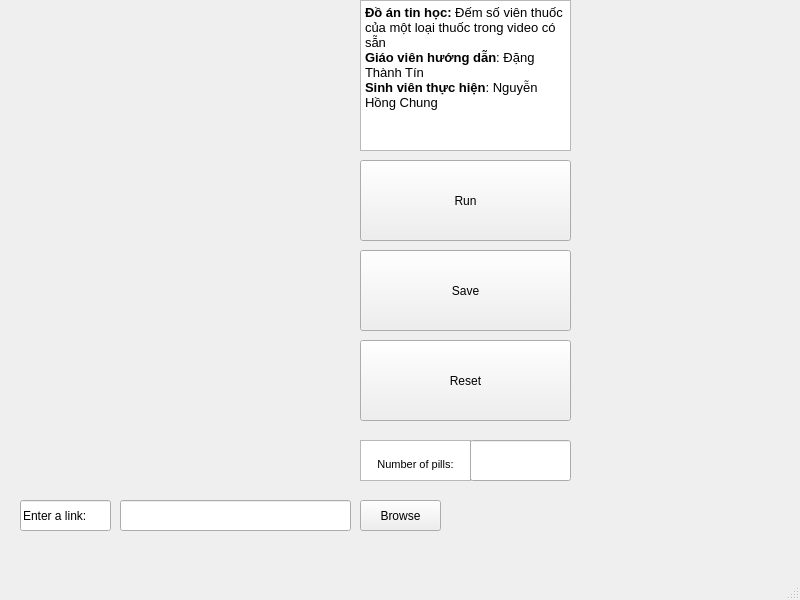
<?xml version="1.0" encoding="UTF-8"?>
<ui version="4.0">
 <class>COUNTPILL</class>
 <widget class="QMainWindow" name="COUNTPILL">
  <property name="geometry">
   <rect>
    <x>0</x>
    <y>0</y>
    <width>800</width>
    <height>600</height>
   </rect>
  </property>
  <property name="windowTitle">
   <string>MainWindow</string>
  </property>
  <widget class="QWidget" name="centralwidget">
   <widget class="QLineEdit" name="input_link">
    <property name="geometry">
     <rect>
      <x>120</x>
      <y>500</y>
      <width>231</width>
      <height>31</height>
     </rect>
    </property>
   </widget>
   <widget class="QLineEdit" name="text_enterlink">
    <property name="geometry">
     <rect>
      <x>20</x>
      <y>500</y>
      <width>91</width>
      <height>31</height>
     </rect>
    </property>
    <property name="text">
     <string>Enter a link:</string>
    </property>
   </widget>
   <widget class="QPushButton" name="open">
    <property name="geometry">
     <rect>
      <x>360</x>
      <y>500</y>
      <width>81</width>
      <height>31</height>
     </rect>
    </property>
    <property name="text">
     <string>Browse</string>
    </property>
   </widget>
   <widget class="QLabel" name="video">
    <property name="geometry">
     <rect>
      <x>20</x>
      <y>0</y>
      <width>331</width>
      <height>491</height>
     </rect>
    </property>
    <property name="text">
     <string/>
    </property>
    <property name="pixmap">
     <pixmap>C:/Users/asus/Downloads/logo.png</pixmap>
    </property>
    <property name="scaledContents">
     <bool>true</bool>
    </property>
   </widget>
   <widget class="QPushButton" name="run">
    <property name="geometry">
     <rect>
      <x>360</x>
      <y>160</y>
      <width>211</width>
      <height>81</height>
     </rect>
    </property>
    <property name="text">
     <string>Run</string>
    </property>
   </widget>
   <widget class="QPushButton" name="reset">
    <property name="geometry">
     <rect>
      <x>360</x>
      <y>340</y>
      <width>211</width>
      <height>81</height>
     </rect>
    </property>
    <property name="text">
     <string>Reset</string>
    </property>
   </widget>
   <widget class="QTextBrowser" name="textBrowser">
    <property name="geometry">
     <rect>
      <x>360</x>
      <y>0</y>
      <width>211</width>
      <height>151</height>
     </rect>
    </property>
    <property name="html">
     <string>&lt;!DOCTYPE HTML PUBLIC &quot;-//W3C//DTD HTML 4.0//EN&quot; &quot;http://www.w3.org/TR/REC-html40/strict.dtd&quot;&gt;
&lt;html&gt;&lt;head&gt;&lt;meta name=&quot;qrichtext&quot; content=&quot;1&quot; /&gt;&lt;style type=&quot;text/css&quot;&gt;
p, li { white-space: pre-wrap; }
&lt;/style&gt;&lt;/head&gt;&lt;body style=&quot; font-family:'MS Shell Dlg 2'; font-size:8.25pt; font-weight:400; font-style:normal;&quot;&gt;
&lt;p style=&quot; margin-top:0px; margin-bottom:0px; margin-left:0px; margin-right:0px; -qt-block-indent:0; text-indent:0px;&quot;&gt;&lt;span style=&quot; font-size:10pt; font-weight:600;&quot;&gt;Đồ án tin học:&lt;/span&gt;&lt;span style=&quot; font-size:10pt;&quot;&gt; Đếm số viên thuốc của một loại thuốc trong video có sẵn&lt;/span&gt;&lt;/p&gt;
&lt;p style=&quot; margin-top:0px; margin-bottom:0px; margin-left:0px; margin-right:0px; -qt-block-indent:0; text-indent:0px;&quot;&gt;&lt;span style=&quot; font-size:10pt; font-weight:600;&quot;&gt;Giáo viên hướng dẫn&lt;/span&gt;&lt;span style=&quot; font-size:10pt;&quot;&gt;: Đặng Thành Tín&lt;/span&gt;&lt;/p&gt;
&lt;p style=&quot; margin-top:0px; margin-bottom:0px; margin-left:0px; margin-right:0px; -qt-block-indent:0; text-indent:0px;&quot;&gt;&lt;span style=&quot; font-size:10pt; font-weight:600;&quot;&gt;Sinh viên thực hiện&lt;/span&gt;&lt;span style=&quot; font-size:10pt;&quot;&gt;: Nguyễn Hồng Chung&lt;/span&gt;&lt;/p&gt;&lt;/body&gt;&lt;/html&gt;</string>
    </property>
   </widget>
   <widget class="QTextBrowser" name="text_pill">
    <property name="geometry">
     <rect>
      <x>360</x>
      <y>440</y>
      <width>111</width>
      <height>41</height>
     </rect>
    </property>
    <property name="html">
     <string>&lt;!DOCTYPE HTML PUBLIC &quot;-//W3C//DTD HTML 4.0//EN&quot; &quot;http://www.w3.org/TR/REC-html40/strict.dtd&quot;&gt;
&lt;html&gt;&lt;head&gt;&lt;meta name=&quot;qrichtext&quot; content=&quot;1&quot; /&gt;&lt;style type=&quot;text/css&quot;&gt;
p, li { white-space: pre-wrap; }
&lt;/style&gt;&lt;/head&gt;&lt;body style=&quot; font-family:'MS Shell Dlg 2'; font-size:8.25pt; font-weight:400; font-style:normal;&quot;&gt;
&lt;p align=&quot;center&quot; style=&quot;-qt-paragraph-type:empty; margin-top:0px; margin-bottom:0px; margin-left:0px; margin-right:0px; -qt-block-indent:0; text-indent:0px;&quot;&gt;&lt;br /&gt;&lt;/p&gt;
&lt;p align=&quot;center&quot; style=&quot; margin-top:0px; margin-bottom:0px; margin-left:0px; margin-right:0px; -qt-block-indent:0; text-indent:0px;&quot;&gt;Number of pills:&lt;/p&gt;&lt;/body&gt;&lt;/html&gt;</string>
    </property>
   </widget>
   <widget class="QLineEdit" name="text_pillnumer">
    <property name="geometry">
     <rect>
      <x>470</x>
      <y>440</y>
      <width>101</width>
      <height>41</height>
     </rect>
    </property>
   </widget>
   <widget class="QPushButton" name="run_2">
    <property name="geometry">
     <rect>
      <x>360</x>
      <y>250</y>
      <width>211</width>
      <height>81</height>
     </rect>
    </property>
    <property name="text">
     <string>Save</string>
    </property>
   </widget>
  </widget>
  <widget class="QMenuBar" name="menubar">
   <property name="geometry">
    <rect>
     <x>0</x>
     <y>0</y>
     <width>800</width>
     <height>21</height>
    </rect>
   </property>
  </widget>
  <widget class="QStatusBar" name="statusbar"/>
 </widget>
 <resources/>
 <connections/>
</ui>
